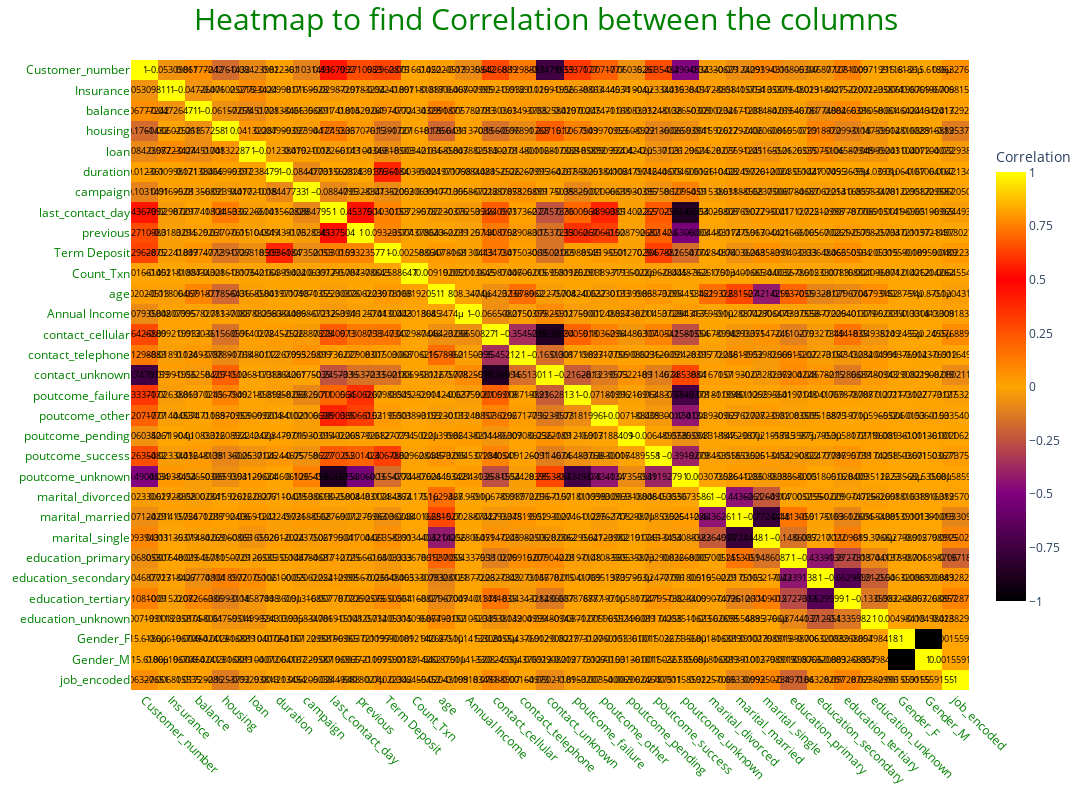

Notebook code cell kept with this figure:
### Code cell
if 'contact' in df_encoded.columns:
    df_encoded['contact'] = label_encoder.fit_transform(df_encoded['contact'])

# Calculate correlation matrix for numerical and encoded variables
corr = df_encoded.corr()

# Custom color scale similar to the one in the screenshot
custom_colorscale = [
    [0.0, "black"],   # Most negative correlations (close to -1)
    [0.25, "purple"],  # Less negative correlations
    [0.5, "orange"],  # Neutral correlations (close to 0)
    [0.75, "red"],    # Less positive correlations
    [1.0, "yellow"]   # Most positive correlations (close to 1)
]

fig = px.imshow(
    corr, 
    text_auto=True, 
    aspect="auto", 
    color_continuous_scale=custom_colorscale, 
    zmin=-1, 
    zmax=1,
    width=3000,  # Adjust width for better visibility
    height=800   # Adjust height for better visibility
)

# Update layout to match the style in your screenshot
fig.update_layout(
    title=dict(text='Heatmap to find Correlation between the columns', x=0.5, font=dict(size=30, color='green')),
    xaxis=dict(tickangle=45, tickfont=dict(color='green')),  # Rotate x-axis labels and change color to green
    yaxis=dict(tickfont=dict(color='green')),  # Change y-axis label color to green
    coloraxis_colorbar=dict(
        title="Correlation", 
        tickvals=np.linspace(-1, 1, 9),  # Ensure a good distribution of color bar ticks
        lenmode='fraction', 
        len=0.75  # Adjust the length of the color bar
    ),
)

# Improve visibility of annotations by changing font size
fig.update_traces(
    textfont=dict(size=9, color="black")  # Increase the font size of annotations and set color to black
)

fig.show()

### Figure 1 — Plotly figure (JSON) as saved in the notebook; plotly's stock layout.template omitted (floating-point values rounded to 4 significant figures; data arrays with more than 128 entries replaced by an {"elided": "..."} marker saying what was removed)
{"data": [{"coloraxis": "coloraxis", "hovertemplate": "x: %{x}<br>y: %{y}<br>color: %{z}<extra></extra>", "name": "0", "textfont": {"color": "black", "size": 9}, "texttemplate": "%{z}", "type": "heatmap", "x": ["Customer_number", "Insurance", "balance", "housing", "loan", "duration", "campaign", "last_contact_day", "previous", "Term Deposit", "Count_Txn", "age", "Annual Income", "contact_cellular", "contact_telephone", "contact_unknown", "poutcome_failure", "poutcome_other", "poutcome_pending", "poutcome_success", "poutcome_unknown", "marital_divorced", "marital_married", "marital_single", "education_primary", "education_secondary", "education_tertiary", "education_unknown", "Gender_F", "Gender_M", "job_encoded"], "xaxis": "x", "y": ["Customer_number", "Insurance", "balance", "housing", "loan", "duration", "campaign", "last_contact_day", "previous", "Term Deposit", "Count_Txn", "age", "Annual Income", "contact_cellular", "contact_telephone", "contact_unknown", "poutcome_failure", "poutcome_other", "poutcome_pending", "poutcome_success", "poutcome_unknown", "marital_divorced", "marital_married", "marital_single", "education_primary", "education_secondary", "education_tertiary", "education_unknown", "Gender_F", "Gender_M", "job_encoded"], "yaxis": "y", "z": {"elided": "31x31 float values"}}], "layout": {"coloraxis": {"cmax": 1, "cmin": -1, "colorbar": {"len": 0.75, "lenmode": "fraction", "tickvals": [-1, -0.75, -0.5, -0.25, 0, 0.25, 0.5, 0.75, 1], "title": {"text": "Correlation"}}, "colorscale": [[0, "black"], [0.25, "purple"], [0.5, "orange"], [0.75, "red"], [1, "yellow"]]}, "height": 800, "margin": {"t": 60}, "title": {"font": {"color": "green", "size": 30}, "text": "Heatmap to find Correlation between the columns", "x": 0.5}, "width": 3000, "xaxis": {"anchor": "y", "domain": [0, 1], "tickangle": 45, "tickfont": {"color": "green"}}, "yaxis": {"anchor": "x", "autorange": "reversed", "domain": [0, 1], "tickfont": {"color": "green"}}}}
